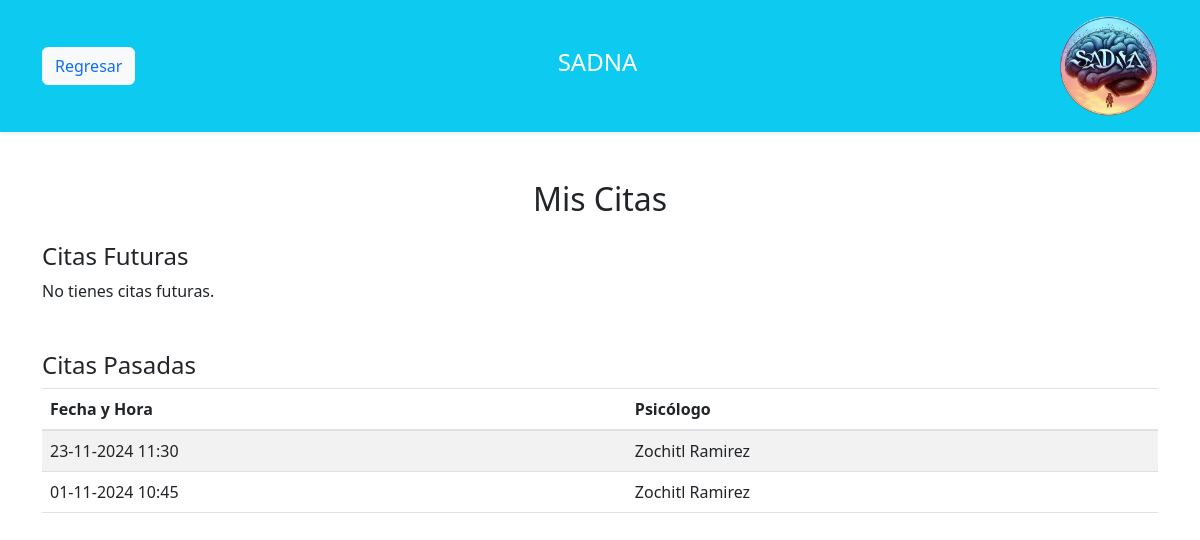
Page /Vista/crudCitas/consultaCitas.php (signed in) on the committed database.
### tables this page shows
CREATE TABLE `citas` (
  `idCitas` int(11) NOT NULL AUTO_INCREMENT,
  `Fecha` datetime NOT NULL,
  `idPacienteCi` int(11) NOT NULL,
  `CedulaCita` int(11) NOT NULL,
  PRIMARY KEY (`idCitas`),
  KEY `citas_ibfk_1` (`CedulaCita`),
  KEY `citas_ibfk_2` (`idPacienteCi`),
  CONSTRAINT `citas_ibfk_1` FOREIGN KEY (`CedulaCita`) REFERENCES `psicologo` (`Cedula`) ON DELETE CASCADE,
  CONSTRAINT `citas_ibfk_2` FOREIGN KEY (`idPacienteCi`) REFERENCES `paciente` (`idPaciente`) ON DELETE CASCADE
);

CREATE TABLE `psicologo` (
  `Cedula` int(11) NOT NULL AUTO_INCREMENT,
  `Nombre` varchar(45) NOT NULL,
  `ApPaterno` varchar(45) NOT NULL,
  `ApMaterno` varchar(45) NOT NULL,
  `sexo` varchar(45) DEFAULT NULL,
  `telefono` int(11) DEFAULT NULL,
  `direccion` varchar(50) DEFAULT NULL,
  `fechaNac` date DEFAULT NULL,
  PRIMARY KEY (`Cedula`)
);

### Vista/crudCitas/consultaCitas.php (the view, shortened to what this page needs)
<!DOCTYPE html>
<html lang="es">
<head>
  <link href="https://stackpath.bootstrapcdn.com/bootstrap/4.5.2/css/bootstrap.min.css" rel="stylesheet">
  <?php
  require '../../Modelo/BD/bd.php';
  include '../includes/headerregresar.php';
  $username = $_SESSION['username'];
  $sql = "SELECT id_usuario FROM credenciales WHERE usuario = '$username';";
  $result = mysqli_query($conn, $sql);
  $paciente = mysqli_fetch_assoc($result);
  $idPaciente = $paciente['id_usuario'];
  $queryFuturas = "SELECT fecha, psicologo.Nombre, psicologo.ApPaterno
                   FROM citas
                   INNER JOIN psicologo ON citas.CedulaCita = psicologo.Cedula
                   WHERE idPacienteCi = $idPaciente AND fecha > NOW()
                   ORDER BY fecha ASC";
  $resultFuturas = mysqli_query($conn, $queryFuturas);
  $queryVencidas = "SELECT fecha, psicologo.Nombre, psicologo.ApPaterno
                    FROM citas
                    INNER JOIN psicologo ON citas.CedulaCita = psicologo.Cedula
                    WHERE idPacienteCi = $idPaciente AND fecha <= NOW()
                    ORDER BY fecha DESC";
  $resultVencidas = mysqli_query($conn, $queryVencidas);
  ?>
</head>
<body>
  <div class="container mt-5">
    <h2 class="text-center mb-4">Mis Citas</h2>
    <div class="mb-5">
      <h4>Citas Futuras</h4>
      <?php if (mysqli_num_rows($resultFuturas) > 0): ?>
        <table class="table table-striped">
          <thead>
            <tr>
              <th>Fecha y Hora</th>
              <th>Psicólogo</th>
            </tr>
          </thead>
          <tbody>
            <?php while ($cita = mysqli_fetch_assoc($resultFuturas)): ?>
              <tr>
                <td><?php echo date("d-m-Y H:i", strtotime($cita['fecha'])); ?></td>
                <td><?php echo $cita['Nombre'] . " " . $cita['ApPaterno']; ?></td>
              </tr>
            <?php endwhile; ?>
          </tbody>
        </table>
      <?php else: ?>
        <p>No tienes citas futuras.</p>
      <?php endif; ?>
    </div>
    <div>
      <h4>Citas Pasadas</h4>
      <?php if (mysqli_num_rows($resultVencidas) > 0): ?>
        <table class="table table-striped">
          <thead>
            <tr>
              <th>Fecha y Hora</th>
              <th>Psicólogo</th>
            </tr>
          </thead>
          <tbody>
            <?php while ($cita = mysqli_fetch_assoc($resultVencidas)): ?>
              <tr>
                <td><?php echo date("d-m-Y H:i", strtotime($cita['fecha'])); ?></td>
                <td><?php echo $cita['Nombre'] . " " . $cita['ApPaterno']; ?></td>
              </tr>
            <?php endwhile; ?>
          </tbody>
        </table>
      <?php else: ?>
        <p>No tienes citas vencidas.</p>
      <?php endif; ?>
    </div>
  </div>
</body>
</html>

### rows in the picture
citas: Fecha "23-11-2024 11:30", CedulaCita.Nombre "Zochitl", CedulaCita.ApPaterno "Ramirez"
citas: Fecha "01-11-2024 10:45", CedulaCita.Nombre "Zochitl", CedulaCita.ApPaterno "Ramirez"
